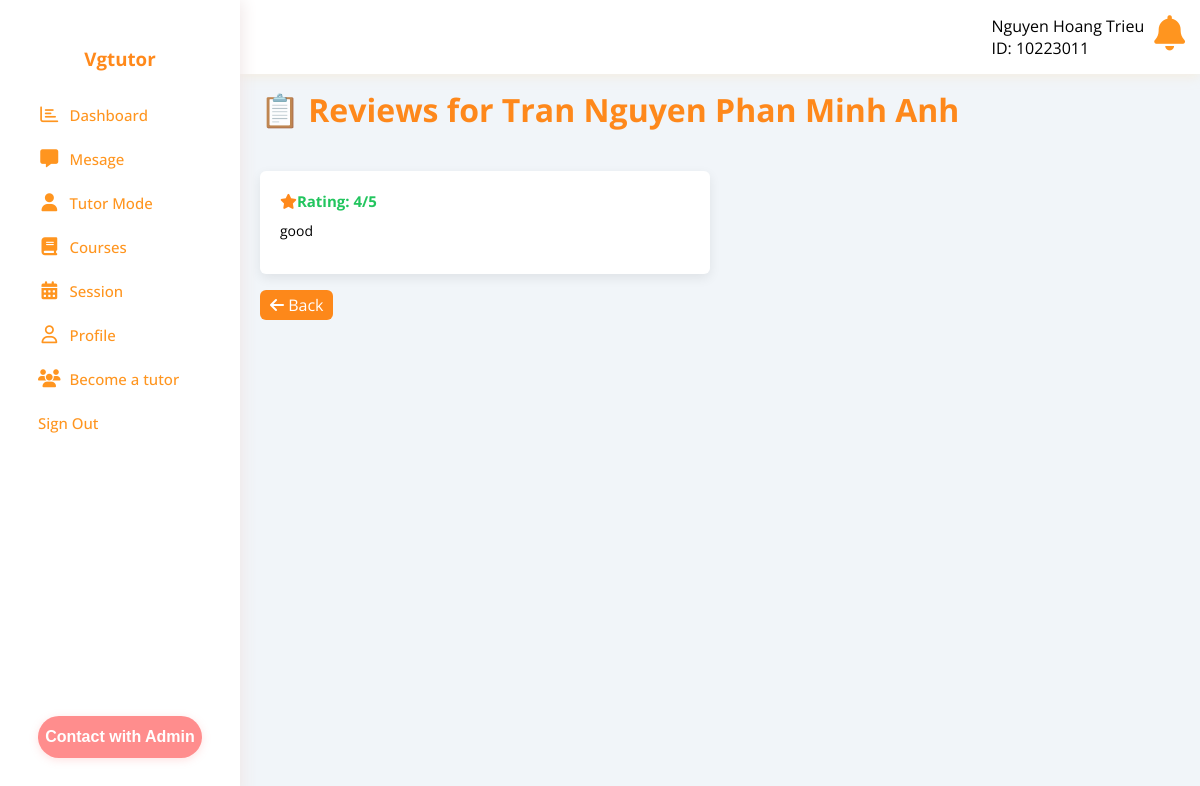
Screenshot of /student/course_process/tutorReviews.php?tutorid=10822002 (signed in) with the database file from the repository.
### tables this page shows
CREATE TABLE `student_account` (
  `accountid` int(11) NOT NULL,
  `email` varchar(50) DEFAULT NULL,
  `name` varchar(50) DEFAULT NULL,
  `major` varchar(3) DEFAULT NULL,
  `intake` int(11) DEFAULT NULL
);

CREATE TABLE `review` (
  `studentid` int(11) NOT NULL,
  `tutorid` int(11) NOT NULL,
  `courseid` int(11) NOT NULL,
  `rating` varchar(3) DEFAULT NULL,
  `review` varchar(200) DEFAULT NULL,
  `date` datetime NOT NULL
);

### student/data/courseSelection.php (called while the page is built, shortened)
<?php
function getTutorName($conn, $tutorid)
{
    $stmt = $conn->prepare("SELECT name FROM student_account WHERE accountid = ?");
    $stmt->execute([$tutorid]);
    $row = $stmt->fetch(PDO::FETCH_ASSOC);
    return $row ? $row['name'] : '';
}
function getTutorReviews($conn, $tutorid)
{
    $stmt = $conn->prepare("SELECT rating, review FROM review WHERE tutorid = ?");
    $stmt->execute([$tutorid]);
    return $stmt->fetchAll(PDO::FETCH_ASSOC);
}

### student/course_process/tutorReviews.php (the view, shortened to what this page needs)
<?php
if (isset($_SESSION['studentid']) && isset($_SESSION['role'])) {
    if ($_SESSION['role'] == 'Student') {
        include "../../DB_connection.php";
        include "../data/courseSelection.php";
        $tutorid = isset($_GET['tutorid']) ? $_GET['tutorid'] : null;
        $tutor_name = getTutorName($conn, $tutorid);
        $reviews = getTutorReviews($conn, $tutorid);
?>
        <!DOCTYPE html>
        <html lang="en">
        <head>
            <link rel="stylesheet" href="../../css/style1.css">
            <link rel="stylesheet" href="../../css/framework.css">
            <link rel="stylesheet" href="../../css/master.css">
        </head>
        <body class="body-home">
            <div class="page d-flex">
                <?php include_once '../inc/navbar.php'; ?>
                <div class="content w-full">
                    <?php include_once '../inc/upbar.php'; ?>
                    <h1 class="c-orange mt-20 mb-20 ml-20">📋 Reviews for <?= htmlspecialchars($tutor_name) ?></h1>
                    <div class="courses-page d-grid m-20 gap-20">
                        <?php if (count($reviews) > 0): ?>
                            <?php foreach ($reviews as $review): ?>
                                <div class="course bg-white rad-6 p-relative shadow p-20">
                                    <h4 class="fs-15 c-green m-0"><i class="fa fa-star c-orange me-1"></i>Rating: <?= htmlspecialchars($review['rating']) ?>/5</h4>
                                    <p class="fs-14 mt-10"><?= nl2br(htmlspecialchars($review['review'])) ?></p>
                                </div>
                            <?php endforeach; ?>
                        <?php else: ?>
                            <div class="course bg-white rad-6 shadow p-20">
                                <p class="c-grey fs-14"><i class="fa fa-info-circle me-2"></i> No reviews for this tutor yet.</p>
                            </div>
                        <?php endif; ?>
                    </div>
                    <div class="m-20 mt-10">
                        <a href="javascript:history.back()" class="btn-shape bg-orange c-white w-fit">
                            <i class="fa fa-arrow-left me-1"></i> Back
                        </a>
                    </div>
                </div>
            </div>
        </body>
        </html>
<?php
    } else {
        header("Location: ../login.php?error=Unauthorized access");
        exit;
    }
} else {
    header("Location: ../login.php?error=You are not logged in.");
    exit;
}
?>

### css/style1.css (style rules this page uses)
.fa { font-family:var(--fa-style-family,"Font Awesome 6 Free");font-weight:var(--fa-style,900) }
.fa,.fa-brands,.fa-regular,.fa-solid,.fab,.far,.fas { -moz-osx-font-smoothing:grayscale;-webkit-font-smoothing:antialiased;display:var(--fa-display,inline-block);font-style:normal;font-variant:normal;line-height:1;text-rendering:auto }
.fa-brands:before,.fa-regular:before,.fa-solid:before,.fa:before,.fab:before,.far:before,.fas:before { content:var(--fa) }
.fa-star { --fa:"\f005" }
.fa-arrow-left { --fa:"\f060" }
:host,:root { --fa-style-family-brands:"Font Awesome 6 Brands";--fa-font-brands:normal 400 1em/1 "Font Awesome 6 Brands" }

### css/framework.css (style rules this page uses)
:root { --blue-color: #0075ff; --blue-alt-color: #0d69d5; --orange-color: #f59e0b; --green-color: #22c55e; --red-color: #f44336; --grey-color: #f59e0b; }
.d-flex { display: flex; }
.d-grid { display: grid; }
.gap-20 { gap: 20px; }
.p-20 { padding: 20px; }
.m-0 { margin: 0; }
.m-20 { margin: 20px; }
.mt-10 { margin-top: 10px; }
.mt-20 { margin-top: 20px; }
.mb-20 { margin-bottom: 20px; }
.c-white { color: white; }
.c-green { color: var(--green-color); }
.c-orange { color: var(--orange-color); }
.bg-orange { background-color: var(--orange-color); }
.bg-white { background-color: white; }
.p-relative { position: relative; }
.fs-14 { font-size: 14px; }
.fs-15 { font-size: 15px; }
.rad-6 { border-radius: 6px; }
.w-full { width: 100%; }
.w-fit { width: fit-content; }
.btn-shape { padding: 4px 10px; border-radius: 6px; }
.shadow { box-shadow: 0 4px 12px rgba(0, 0, 0, 0.08); }

### css/master.css (style rules this page uses)
:root { --blue-color: #0075ff; --blue-alt-color: #0d69d5; --orange-color: #ff7b00e4; --green-color: #22c55e; --red-color: #f44336; --grey-color: #888; }
* { box-sizing: border-box; }
body { font-family: "Open Sans", sans-serif; margin: 0; }
a { text-decoration: none; }
.page { background-color: #f1f5f9; min-height: 100vh; overflow-x: hidden; }
.content { overflow-y: auto; }
.page h1 { margin: 20px 20px 40px; }
.page h1::before, .page h1::after { content: none; height: 3px; position: absolute; bottom: -10px; left: 0; }
.page h1::before { background-color: white; width: 120px; }
.courses-page { grid-template-columns: repeat(auto-fill, minmax(300px, 1fr)); }
.courses-page .course { overflow: hidden; }
html, body { height: auto; min-height: 100vh; overflow-y: auto; overflow-x: hidden; }
.content { flex: 1; height: auto; overflow-y: auto; }

### rows the page displays
student_account: name "Tran Nguyen Phan Minh Anh"
review: rating "4", review "good"

### other values shown
$name "Nguyen Hoang Trieu"
$student_id "10223011"
